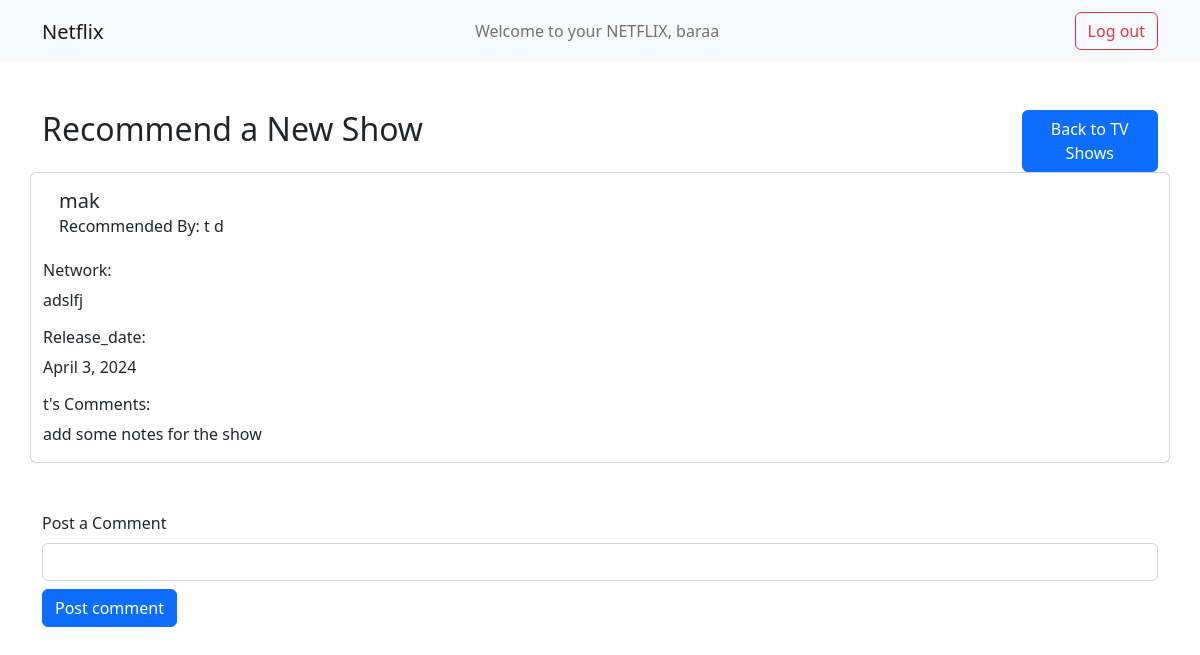
The app's page /shows/1 (signed in) with its own data.
### authentication_app/models.py (models this page shows)
class User(models.Model):
  first_name= models.CharField(max_length=100)
  last_name = models.CharField(max_length=100)
  email= models.EmailField(max_length=254, unique=True)
  password = models.CharField(max_length=255)
  objects = UserManager()

### shows_application/models.py (models this page shows)
class Show(models.Model):
  title= models.CharField(max_length=255)
  network = models.CharField(max_length=255)
  release_date= models.DateField()
  comments= models.TextField()
  user = models.ForeignKey(User, on_delete=models.CASCADE)
  created_at= models.DateTimeField(auto_now_add=True)
  updated_at = models.DateTimeField(auto_now= True)
  objects = showManager()

### shows_application/views.py (the view)
# urls.py: path('/<int:show_id>', views.render_show_details, name='render_show_details'),
def render_show_details(request, show_id):
  if "user_id" in request.session:
    context={
      'show': Show.objects.get_show_by_id(show_id=show_id),
      "logged_user" : User.objects.get_user_by_id(request.session['user_id']),
    }
    if request.method == "GET":
      return render(request, 'show_details.html', context)

### authentication_app/models.py (called while the page is built)
  def get_user_by_id(self, user_id):
    return  self.get(id = user_id)

### shows_application/models.py (called while the page is built)
  def get_show_by_id(self, show_id):
    try:
        return self.get(id = show_id)
    except:
      print("show Id doesn't exist")

### shows_application/templates/show_details.html
{% extends 'main_layout.html' %}
{% block user_greeting %}Welcome to your NETFLIX, {{logged_user.first_name}} {% endblock %}
{% block content %}
<div class="row">
  <div class="col-6">
    <h2>Recommend a New Show</h2>
  </div>
  <div class="col-6 text-end">
    <a href="{% url 'shows:render_shows' %}" class="btn btn-primary w-25">Back to TV Shows</a>
  </div>
</div>
<div class="row mb-5">
  <div class="card">
    <div class="card-body">
      <h5 class="card-title">
        {{show.title}}
      </h5>
      <h6 class="card-subtitle mb-2 text-body-secondary">Recommended By: {{show.user.first_name}} {{show.user.last_name}}</h6>
    </div>
    <div class="row">
      <h6>Network:</h6>
      <p>{{show.network}}</p>
    </div>
    <div class="row">
      <h6>Release_date:</h6>
      <p>{{show.release_date}}</p>
    </div>
    <div class="row">
      <h6>{{show.user.first_name}}'s Comments:</h6>
      <p>{{show.comments}}</p>
    </div>
  </div>
</div>
<div class="row">
  {% if request.session.user_id != show.user.id%}
  <form action="#" method="post">
    <label class="form-label" for="user_comment">Post a Comment</label>
    <input type="text" class="form-control mb-2" name="user_comment" id="user_comment">
    <input type="submit" class="btn btn-primary" value="Post comment">
  </form>
  {% endif %}
</div>
{% endblock %}

### records on screen
User: first_name "baraa"
Show: title "mak", user.first_name "t", user.last_name "d", network "adslfj", release_date "April 3, 2024", comments "add some notes for the show"
